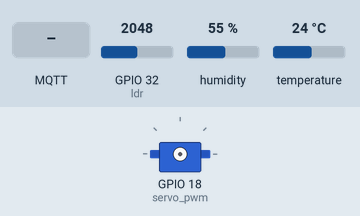
Bench run of a program on a simulated ESP32 board running MicroPython. On the bench: servo. Wiring (from the project's diagram.json): DHT22 sensor on GPIO 15, servo on GPIO 18, light sensor on GPIO 32. Inputs (shaded band) come from the test bench; at power-on: GPIO 32 (ldr) = 2048, humidity 55 %, temperature 24 °C (analog values on the 0–4095 scale). WiFi joins after 1.5 s; no MQTT or app messages arrive unless stated; servo angles are drawn from the pulse width (0.5 ms = 0°, 2.5 ms = 180°); what the program prints to the serial console is not drawn.

Above: at 2.8 s.
2.9 s: MQTT message "open" arrives on the first subscribed topic
5.2 s: MQTT message "close" arrives on the first subscribed topic
At 6.8 s:
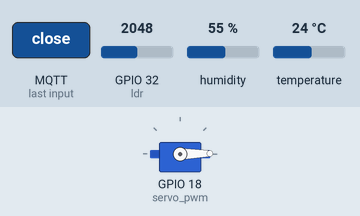
Timing chart, 0 to 8.3 s (numbered marks = the images above; inputs shaded):
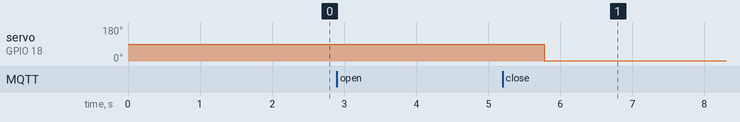

Measured:
- after the input at 5.2 s, servo on GPIO 18 (servo_pwm): 90° → 1° after 0.58 s

The program:

main.py
```python
import network
import time
from machine import Pin, ADC, PWM
import dht
import ujson
import utime, math
from umqtt.simple import MQTTClient

def lightToPercent(val):
  light = 100 - (val * 100 / 4095)
  return round(light)

def mqtt_servo_callback(topic, msg):
  topic = topic.decode()
  msg = msg.decode()
  print("Commande Servo:", msg)
  if topic == ARROSAGE_TOPIC:
    if msg == "open":
      print("Arrosage activé")
      set_servo_angle(90)
    elif msg == "close":
      print("Arrosage arreté")
      set_servo_angle(0)
    else:
        print("nothing")

def set_servo_angle(angle):
  duty = int((angle / 180) * 102 + 26)
  duty = max(-26, min(128, duty))
  print(duty)
  servo_pwm.duty(duty)

# MQTT Server Parameters
MQTT_CLIENT_ID = "micropython-weather"
MQTT_BROKER    = "broker.mqttdashboard.com"
MQTT_USER      = ""
MQTT_PASSWORD  = ""

ARROSAGE_TOPIC = "arrosage/control"

MQTT_TOPIC_BASE = "kstest"  # Base topic

sensor = dht.DHT22(Pin(15))
ldr = ADC(Pin(32))

servo_pwm = PWM(Pin(18), freq=50, duty=0)

print("Connecting to WiFi", end="")
sta_if = network.WLAN(network.STA_IF)
sta_if.active(True)
sta_if.connect('Wokwi-GUEST', '')
while not sta_if.isconnected():
  print(".", end="")
  time.sleep(0.1)
print(" Connected!")

print("Connecting to MQTT server... ", end="")
client = MQTTClient(MQTT_CLIENT_ID, MQTT_BROKER, user=MQTT_USER, password=MQTT_PASSWORD)
client.set_callback(mqtt_servo_callback)
client.connect()
client.subscribe(ARROSAGE_TOPIC)
print("Connected!")

# Initial previous values
prev_temp = None
prev_humidity = None
prev_light = None

while True:
  print("Measuring weather conditions... ", end="")
  sensor.measure()

  # Temperature
  temp = sensor.temperature()
  if temp != prev_temp:
    print(f"Temperature: {temp}")
    client.publish(f"{MQTT_TOPIC_BASE}/DHT22/temperature", str(temp))
    prev_temp = temp

  # Humidity
  humidity = sensor.humidity()
  if humidity != prev_humidity:
    print(f"Humidity: {humidity}")
    client.publish(f"{MQTT_TOPIC_BASE}/DHT22/humidity", str(humidity))
    prev_humidity = humidity

  # Light
  ldrval = ldr.read()
  ldr_percent = lightToPercent(ldrval)
  if ldr_percent != prev_light:
    print(f"Luminosity: {ldr_percent}")
    client.publish(f"{MQTT_TOPIC_BASE}/LDR/luminosity", str(ldr_percent))
    prev_light = ldr_percent

  client.check_msg()

  time.sleep(1)
```
